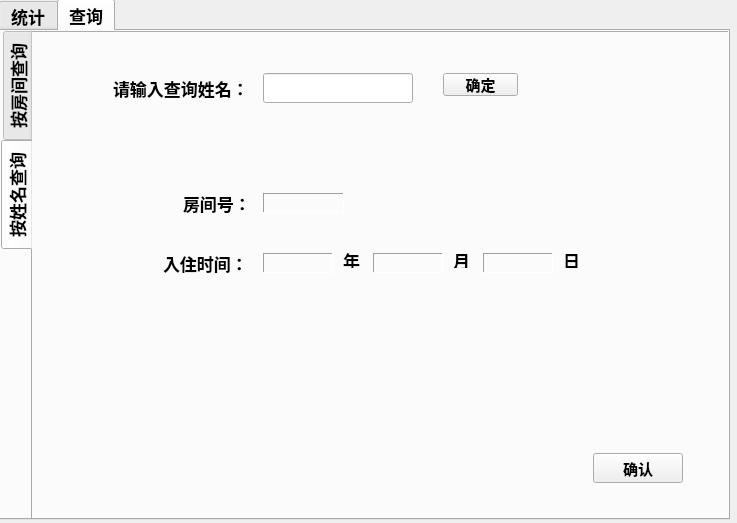
<?xml version="1.0" encoding="UTF-8"?>
<ui version="4.0">
 <class>statistics</class>
 <widget class="QWidget" name="statistics">
  <property name="geometry">
   <rect>
    <x>0</x>
    <y>0</y>
    <width>737</width>
    <height>523</height>
   </rect>
  </property>
  <property name="windowTitle">
   <string>统计查询</string>
  </property>
  <widget class="QWidget" name="gridLayoutWidget">
   <property name="geometry">
    <rect>
     <x>-1</x>
     <y>-1</y>
     <width>731</width>
     <height>521</height>
    </rect>
   </property>
   <layout class="QGridLayout" name="gridLayout">
    <item row="0" column="0">
     <widget class="QTabWidget" name="statistics_2">
      <property name="font">
       <font>
        <pointsize>13</pointsize>
        <weight>75</weight>
        <bold>true</bold>
       </font>
      </property>
      <property name="tabPosition">
       <enum>QTabWidget::North</enum>
      </property>
      <property name="tabShape">
       <enum>QTabWidget::Rounded</enum>
      </property>
      <property name="currentIndex">
       <number>1</number>
      </property>
      <widget class="QWidget" name="statis">
       <attribute name="title">
        <string>统计</string>
       </attribute>
       <widget class="QLabel" name="label">
        <property name="enabled">
         <bool>true</bool>
        </property>
        <property name="geometry">
         <rect>
          <x>80</x>
          <y>90</y>
          <width>150</width>
          <height>30</height>
         </rect>
        </property>
        <property name="font">
         <font>
          <pointsize>16</pointsize>
          <weight>75</weight>
          <bold>true</bold>
         </font>
        </property>
        <property name="frameShadow">
         <enum>QFrame::Raised</enum>
        </property>
        <property name="text">
         <string>&lt;html&gt;&lt;head/&gt;&lt;body&gt;&lt;p align=&quot;center&quot;&gt;入住房间数量：&lt;/p&gt;&lt;/body&gt;&lt;/html&gt;</string>
        </property>
       </widget>
       <widget class="QLabel" name="label_2">
        <property name="geometry">
         <rect>
          <x>80</x>
          <y>210</y>
          <width>150</width>
          <height>30</height>
         </rect>
        </property>
        <property name="font">
         <font>
          <pointsize>16</pointsize>
         </font>
        </property>
        <property name="frameShape">
         <enum>QFrame::NoFrame</enum>
        </property>
        <property name="frameShadow">
         <enum>QFrame::Raised</enum>
        </property>
        <property name="text">
         <string>&lt;html&gt;&lt;head/&gt;&lt;body&gt;&lt;p align=&quot;center&quot;&gt;入住率：&lt;/p&gt;&lt;/body&gt;&lt;/html&gt;</string>
        </property>
       </widget>
       <widget class="QLabel" name="label_3">
        <property name="geometry">
         <rect>
          <x>80</x>
          <y>340</y>
          <width>150</width>
          <height>30</height>
         </rect>
        </property>
        <property name="frameShape">
         <enum>QFrame::NoFrame</enum>
        </property>
        <property name="frameShadow">
         <enum>QFrame::Raised</enum>
        </property>
        <property name="text">
         <string>&lt;html&gt;&lt;head/&gt;&lt;body&gt;&lt;p align=&quot;center&quot;&gt;&lt;span style=&quot; font-size:16pt;&quot;&gt;总收入：&lt;/span&gt;&lt;/p&gt;&lt;/body&gt;&lt;/html&gt;</string>
        </property>
       </widget>
       <widget class="QLabel" name="roomnum">
        <property name="geometry">
         <rect>
          <x>310</x>
          <y>90</y>
          <width>200</width>
          <height>30</height>
         </rect>
        </property>
        <property name="frameShape">
         <enum>QFrame::Panel</enum>
        </property>
        <property name="frameShadow">
         <enum>QFrame::Sunken</enum>
        </property>
        <property name="text">
         <string/>
        </property>
       </widget>
       <widget class="QLabel" name="roomp">
        <property name="geometry">
         <rect>
          <x>310</x>
          <y>210</y>
          <width>200</width>
          <height>30</height>
         </rect>
        </property>
        <property name="frameShape">
         <enum>QFrame::Panel</enum>
        </property>
        <property name="frameShadow">
         <enum>QFrame::Sunken</enum>
        </property>
        <property name="text">
         <string/>
        </property>
       </widget>
       <widget class="QLabel" name="allcharge">
        <property name="geometry">
         <rect>
          <x>310</x>
          <y>340</y>
          <width>200</width>
          <height>30</height>
         </rect>
        </property>
        <property name="frameShape">
         <enum>QFrame::Panel</enum>
        </property>
        <property name="frameShadow">
         <enum>QFrame::Sunken</enum>
        </property>
        <property name="text">
         <string/>
        </property>
       </widget>
       <widget class="QPushButton" name="ok_button">
        <property name="geometry">
         <rect>
          <x>580</x>
          <y>430</y>
          <width>90</width>
          <height>30</height>
         </rect>
        </property>
        <property name="font">
         <font>
          <pointsize>11</pointsize>
         </font>
        </property>
        <property name="text">
         <string>确定</string>
        </property>
       </widget>
       <widget class="QLabel" name="label_9">
        <property name="geometry">
         <rect>
          <x>0</x>
          <y>0</y>
          <width>721</width>
          <height>491</height>
         </rect>
        </property>
        <property name="styleSheet">
         <string notr="true">border-image: url(:/picture/1.jpg);</string>
        </property>
        <property name="text">
         <string/>
        </property>
       </widget>
       <widget class="QPushButton" name="pushButton_3">
        <property name="geometry">
         <rect>
          <x>480</x>
          <y>430</y>
          <width>90</width>
          <height>30</height>
         </rect>
        </property>
        <property name="font">
         <font>
          <pointsize>11</pointsize>
         </font>
        </property>
        <property name="text">
         <string>统计</string>
        </property>
       </widget>
       <zorder>label_9</zorder>
       <zorder>label</zorder>
       <zorder>label_2</zorder>
       <zorder>label_3</zorder>
       <zorder>roomnum</zorder>
       <zorder>roomp</zorder>
       <zorder>allcharge</zorder>
       <zorder>ok_button</zorder>
       <zorder>pushButton_3</zorder>
      </widget>
      <widget class="QWidget" name="search">
       <attribute name="title">
        <string>查询</string>
       </attribute>
       <widget class="QTabWidget" name="tabWidget">
        <property name="geometry">
         <rect>
          <x>0</x>
          <y>0</y>
          <width>731</width>
          <height>491</height>
         </rect>
        </property>
        <property name="toolTip">
         <string>&lt;html&gt;&lt;head/&gt;&lt;body&gt;&lt;p&gt;按姓名查询&lt;/p&gt;&lt;/body&gt;&lt;/html&gt;</string>
        </property>
        <property name="tabPosition">
         <enum>QTabWidget::West</enum>
        </property>
        <property name="currentIndex">
         <number>1</number>
        </property>
        <widget class="QWidget" name="tab">
         <attribute name="title">
          <string>按房间查询</string>
         </attribute>
         <widget class="QLabel" name="label_7">
          <property name="geometry">
           <rect>
            <x>70</x>
            <y>40</y>
            <width>160</width>
            <height>30</height>
           </rect>
          </property>
          <property name="text">
           <string>请选择查找房间号：</string>
          </property>
         </widget>
         <widget class="QPushButton" name="pushButton">
          <property name="geometry">
           <rect>
            <x>550</x>
            <y>430</y>
            <width>90</width>
            <height>30</height>
           </rect>
          </property>
          <property name="font">
           <font>
            <pointsize>11</pointsize>
            <weight>75</weight>
            <bold>true</bold>
           </font>
          </property>
          <property name="text">
           <string>确认</string>
          </property>
         </widget>
         <widget class="QComboBox" name="comboBox">
          <property name="geometry">
           <rect>
            <x>240</x>
            <y>40</y>
            <width>160</width>
            <height>30</height>
           </rect>
          </property>
          <item>
           <property name="text">
            <string>101</string>
           </property>
          </item>
          <item>
           <property name="text">
            <string>102</string>
           </property>
          </item>
          <item>
           <property name="text">
            <string>103</string>
           </property>
          </item>
          <item>
           <property name="text">
            <string>104</string>
           </property>
          </item>
          <item>
           <property name="text">
            <string>105</string>
           </property>
          </item>
          <item>
           <property name="text">
            <string>106</string>
           </property>
          </item>
          <item>
           <property name="text">
            <string>107</string>
           </property>
          </item>
          <item>
           <property name="text">
            <string>108</string>
           </property>
          </item>
          <item>
           <property name="text">
            <string>109</string>
           </property>
          </item>
          <item>
           <property name="text">
            <string>110</string>
           </property>
          </item>
          <item>
           <property name="text">
            <string>201</string>
           </property>
          </item>
          <item>
           <property name="text">
            <string>202</string>
           </property>
          </item>
          <item>
           <property name="text">
            <string>203</string>
           </property>
          </item>
          <item>
           <property name="text">
            <string>204</string>
           </property>
          </item>
          <item>
           <property name="text">
            <string>205</string>
           </property>
          </item>
          <item>
           <property name="text">
            <string>206</string>
           </property>
          </item>
          <item>
           <property name="text">
            <string>207</string>
           </property>
          </item>
          <item>
           <property name="text">
            <string>208</string>
           </property>
          </item>
          <item>
           <property name="text">
            <string>209</string>
           </property>
          </item>
          <item>
           <property name="text">
            <string>210</string>
           </property>
          </item>
          <item>
           <property name="text">
            <string>301</string>
           </property>
          </item>
          <item>
           <property name="text">
            <string>302</string>
           </property>
          </item>
          <item>
           <property name="text">
            <string>303</string>
           </property>
          </item>
          <item>
           <property name="text">
            <string>304</string>
           </property>
          </item>
          <item>
           <property name="text">
            <string>305</string>
           </property>
          </item>
          <item>
           <property name="text">
            <string>306</string>
           </property>
          </item>
          <item>
           <property name="text">
            <string>307</string>
           </property>
          </item>
          <item>
           <property name="text">
            <string>308</string>
           </property>
          </item>
          <item>
           <property name="text">
            <string>401</string>
           </property>
          </item>
          <item>
           <property name="text">
            <string>402</string>
           </property>
          </item>
          <item>
           <property name="text">
            <string>403</string>
           </property>
          </item>
          <item>
           <property name="text">
            <string>404</string>
           </property>
          </item>
          <item>
           <property name="text">
            <string>405</string>
           </property>
          </item>
          <item>
           <property name="text">
            <string>406</string>
           </property>
          </item>
         </widget>
         <widget class="QLabel" name="label_10">
          <property name="geometry">
           <rect>
            <x>0</x>
            <y>0</y>
            <width>701</width>
            <height>491</height>
           </rect>
          </property>
          <property name="styleSheet">
           <string notr="true">border-image: url(:/picture/1.jpg);</string>
          </property>
          <property name="text">
           <string/>
          </property>
         </widget>
         <widget class="QTextEdit" name="room_information">
          <property name="geometry">
           <rect>
            <x>70</x>
            <y>100</y>
            <width>501</width>
            <height>271</height>
           </rect>
          </property>
         </widget>
         <zorder>label_10</zorder>
         <zorder>label_7</zorder>
         <zorder>pushButton</zorder>
         <zorder>comboBox</zorder>
         <zorder>room_information</zorder>
        </widget>
        <widget class="QWidget" name="tab_2">
         <property name="toolTip">
          <string>&lt;html&gt;&lt;head/&gt;&lt;body&gt;&lt;p&gt;an&lt;/p&gt;&lt;/body&gt;&lt;/html&gt;</string>
         </property>
         <attribute name="title">
          <string>按姓名查询</string>
         </attribute>
         <widget class="QLineEdit" name="namelineEdit">
          <property name="geometry">
           <rect>
            <x>230</x>
            <y>40</y>
            <width>150</width>
            <height>30</height>
           </rect>
          </property>
         </widget>
         <widget class="QLabel" name="label_8">
          <property name="geometry">
           <rect>
            <x>80</x>
            <y>40</y>
            <width>141</width>
            <height>30</height>
           </rect>
          </property>
          <property name="text">
           <string>请输入查询姓名：</string>
          </property>
         </widget>
         <widget class="QPushButton" name="pushButton_2">
          <property name="geometry">
           <rect>
            <x>560</x>
            <y>420</y>
            <width>90</width>
            <height>30</height>
           </rect>
          </property>
          <property name="font">
           <font>
            <pointsize>11</pointsize>
            <weight>75</weight>
            <bold>true</bold>
           </font>
          </property>
          <property name="text">
           <string>确认</string>
          </property>
         </widget>
         <widget class="QLabel" name="label_11">
          <property name="geometry">
           <rect>
            <x>0</x>
            <y>0</y>
            <width>701</width>
            <height>481</height>
           </rect>
          </property>
          <property name="styleSheet">
           <string notr="true">border-image: url(:/picture/1.jpg);</string>
          </property>
          <property name="text">
           <string/>
          </property>
         </widget>
         <widget class="QLabel" name="label_16">
          <property name="geometry">
           <rect>
            <x>150</x>
            <y>160</y>
            <width>81</width>
            <height>20</height>
           </rect>
          </property>
          <property name="text">
           <string>房间号：</string>
          </property>
         </widget>
         <widget class="QLabel" name="roomLabel">
          <property name="geometry">
           <rect>
            <x>230</x>
            <y>160</y>
            <width>81</width>
            <height>20</height>
           </rect>
          </property>
          <property name="frameShape">
           <enum>QFrame::Panel</enum>
          </property>
          <property name="frameShadow">
           <enum>QFrame::Sunken</enum>
          </property>
          <property name="text">
           <string/>
          </property>
         </widget>
         <widget class="QLabel" name="label_18">
          <property name="geometry">
           <rect>
            <x>130</x>
            <y>220</y>
            <width>81</width>
            <height>20</height>
           </rect>
          </property>
          <property name="text">
           <string>入住时间：</string>
          </property>
         </widget>
         <widget class="QLabel" name="year">
          <property name="geometry">
           <rect>
            <x>230</x>
            <y>220</y>
            <width>70</width>
            <height>20</height>
           </rect>
          </property>
          <property name="frameShape">
           <enum>QFrame::Panel</enum>
          </property>
          <property name="frameShadow">
           <enum>QFrame::Sunken</enum>
          </property>
          <property name="text">
           <string/>
          </property>
         </widget>
         <widget class="QLabel" name="label_4">
          <property name="geometry">
           <rect>
            <x>310</x>
            <y>220</y>
            <width>30</width>
            <height>15</height>
           </rect>
          </property>
          <property name="text">
           <string>年</string>
          </property>
         </widget>
         <widget class="QLabel" name="month">
          <property name="geometry">
           <rect>
            <x>340</x>
            <y>220</y>
            <width>70</width>
            <height>20</height>
           </rect>
          </property>
          <property name="frameShape">
           <enum>QFrame::Panel</enum>
          </property>
          <property name="frameShadow">
           <enum>QFrame::Sunken</enum>
          </property>
          <property name="text">
           <string/>
          </property>
         </widget>
         <widget class="QLabel" name="label_6">
          <property name="geometry">
           <rect>
            <x>420</x>
            <y>220</y>
            <width>30</width>
            <height>15</height>
           </rect>
          </property>
          <property name="text">
           <string>月</string>
          </property>
         </widget>
         <widget class="QLabel" name="day">
          <property name="geometry">
           <rect>
            <x>450</x>
            <y>220</y>
            <width>70</width>
            <height>20</height>
           </rect>
          </property>
          <property name="frameShape">
           <enum>QFrame::Panel</enum>
          </property>
          <property name="frameShadow">
           <enum>QFrame::Sunken</enum>
          </property>
          <property name="text">
           <string/>
          </property>
         </widget>
         <widget class="QLabel" name="label_13">
          <property name="geometry">
           <rect>
            <x>530</x>
            <y>220</y>
            <width>30</width>
            <height>15</height>
           </rect>
          </property>
          <property name="text">
           <string>日</string>
          </property>
         </widget>
         <widget class="QPushButton" name="pushButton_4">
          <property name="geometry">
           <rect>
            <x>410</x>
            <y>40</y>
            <width>75</width>
            <height>23</height>
           </rect>
          </property>
          <property name="font">
           <font>
            <pointsize>11</pointsize>
           </font>
          </property>
          <property name="text">
           <string>确定</string>
          </property>
         </widget>
         <zorder>label_11</zorder>
         <zorder>namelineEdit</zorder>
         <zorder>label_8</zorder>
         <zorder>pushButton_2</zorder>
         <zorder>label_16</zorder>
         <zorder>roomLabel</zorder>
         <zorder>label_18</zorder>
         <zorder>year</zorder>
         <zorder>label_4</zorder>
         <zorder>month</zorder>
         <zorder>label_6</zorder>
         <zorder>day</zorder>
         <zorder>label_13</zorder>
         <zorder>pushButton_4</zorder>
        </widget>
       </widget>
      </widget>
     </widget>
    </item>
   </layout>
  </widget>
 </widget>
 <resources/>
 <connections/>
</ui>
